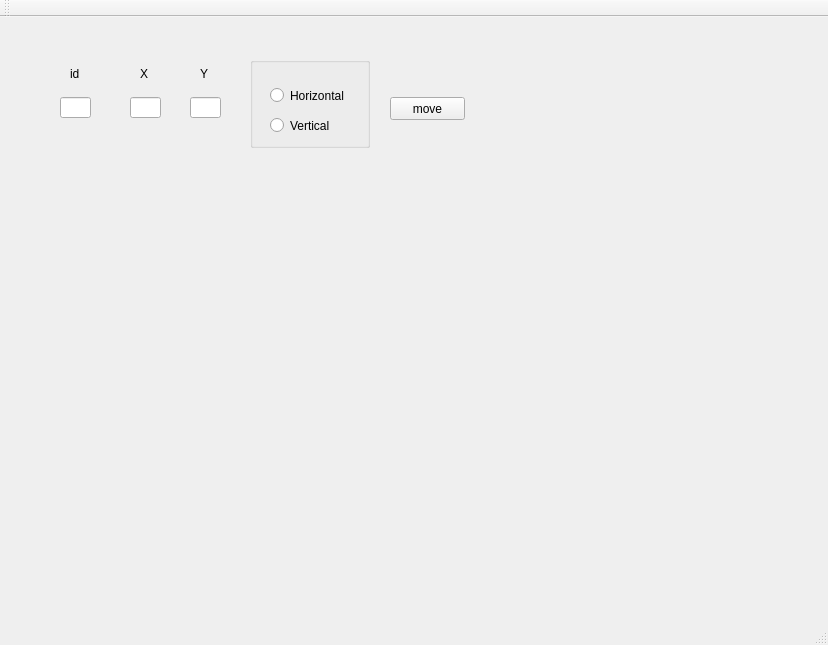
<?xml version="1.0" encoding="UTF-8"?>
<ui version="4.0">
 <class>MainWindow</class>
 <widget class="QMainWindow" name="MainWindow">
  <property name="geometry">
   <rect>
    <x>0</x>
    <y>0</y>
    <width>828</width>
    <height>645</height>
   </rect>
  </property>
  <property name="windowTitle">
   <string>MainWindow</string>
  </property>
  <widget class="QWidget" name="centralWidget">
   <widget class="QLineEdit" name="xEdit">
    <property name="geometry">
     <rect>
      <x>130</x>
      <y>80</y>
      <width>31</width>
      <height>21</height>
     </rect>
    </property>
   </widget>
   <widget class="QLineEdit" name="yEdit">
    <property name="geometry">
     <rect>
      <x>190</x>
      <y>80</y>
      <width>31</width>
      <height>21</height>
     </rect>
    </property>
   </widget>
   <widget class="QPushButton" name="moveBtn">
    <property name="geometry">
     <rect>
      <x>390</x>
      <y>80</y>
      <width>75</width>
      <height>23</height>
     </rect>
    </property>
    <property name="text">
     <string>move</string>
    </property>
   </widget>
   <widget class="QLabel" name="label">
    <property name="geometry">
     <rect>
      <x>70</x>
      <y>50</y>
      <width>47</width>
      <height>13</height>
     </rect>
    </property>
    <property name="text">
     <string>id</string>
    </property>
   </widget>
   <widget class="QLabel" name="label_2">
    <property name="geometry">
     <rect>
      <x>140</x>
      <y>50</y>
      <width>47</width>
      <height>13</height>
     </rect>
    </property>
    <property name="text">
     <string>X</string>
    </property>
   </widget>
   <widget class="QLineEdit" name="idEdit">
    <property name="geometry">
     <rect>
      <x>60</x>
      <y>80</y>
      <width>31</width>
      <height>21</height>
     </rect>
    </property>
   </widget>
   <widget class="QLabel" name="label_3">
    <property name="geometry">
     <rect>
      <x>200</x>
      <y>50</y>
      <width>47</width>
      <height>13</height>
     </rect>
    </property>
    <property name="text">
     <string>Y</string>
    </property>
   </widget>
   <widget class="QGroupBox" name="groupBox">
    <property name="geometry">
     <rect>
      <x>250</x>
      <y>40</y>
      <width>120</width>
      <height>91</height>
     </rect>
    </property>
    <property name="title">
     <string/>
    </property>
    <widget class="QRadioButton" name="hor">
     <property name="geometry">
      <rect>
       <x>20</x>
       <y>30</y>
       <width>82</width>
       <height>17</height>
      </rect>
     </property>
     <property name="text">
      <string>Horizontal</string>
     </property>
    </widget>
    <widget class="QRadioButton" name="ver">
     <property name="geometry">
      <rect>
       <x>20</x>
       <y>60</y>
       <width>82</width>
       <height>17</height>
      </rect>
     </property>
     <property name="text">
      <string>Vertical</string>
     </property>
    </widget>
   </widget>
  </widget>
  <widget class="QMenuBar" name="menuBar">
   <property name="geometry">
    <rect>
     <x>0</x>
     <y>0</y>
     <width>828</width>
     <height>21</height>
    </rect>
   </property>
  </widget>
  <widget class="QToolBar" name="mainToolBar">
   <attribute name="toolBarArea">
    <enum>TopToolBarArea</enum>
   </attribute>
   <attribute name="toolBarBreak">
    <bool>false</bool>
   </attribute>
  </widget>
  <widget class="QStatusBar" name="statusBar"/>
 </widget>
 <layoutdefault spacing="6" margin="11"/>
 <resources/>
 <connections/>
</ui>
